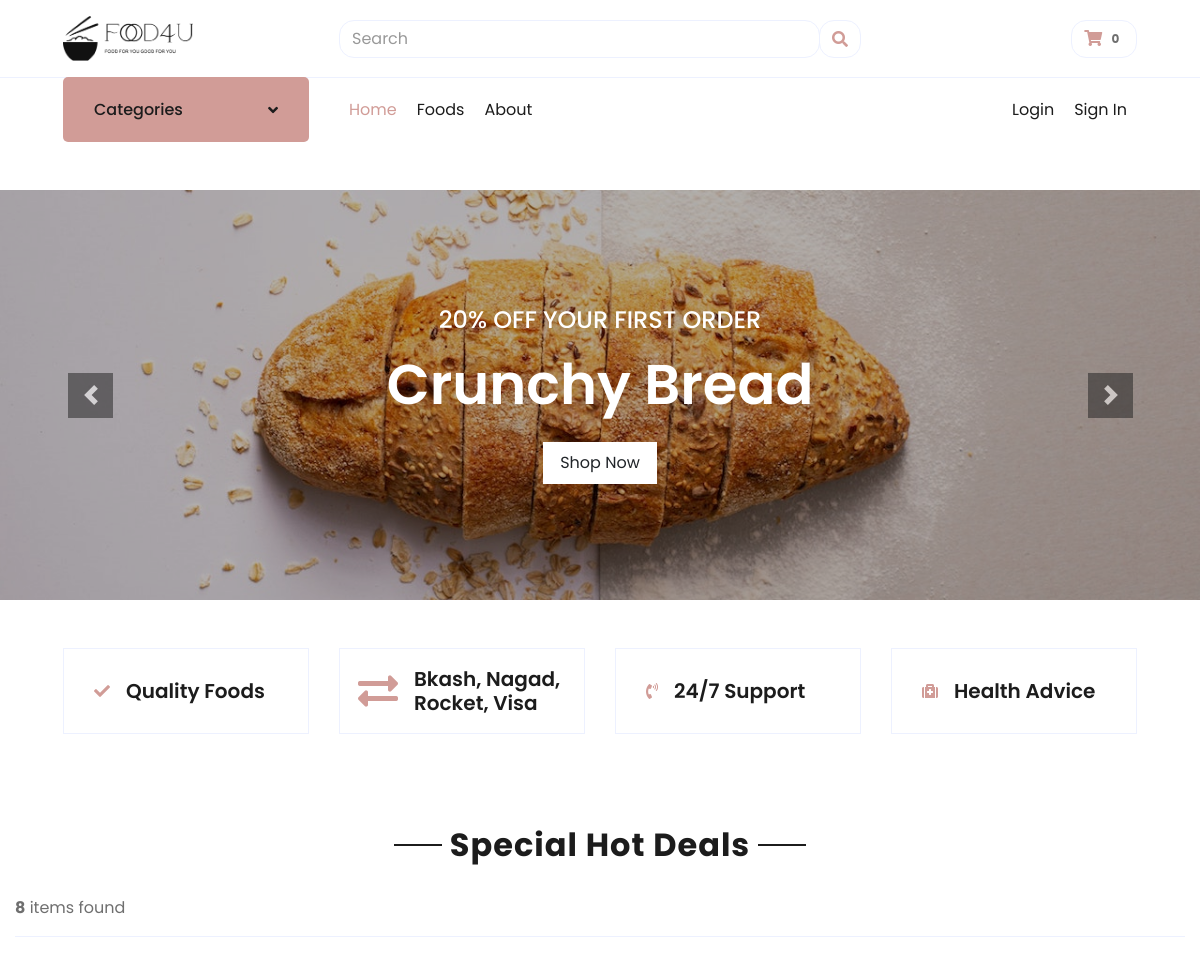
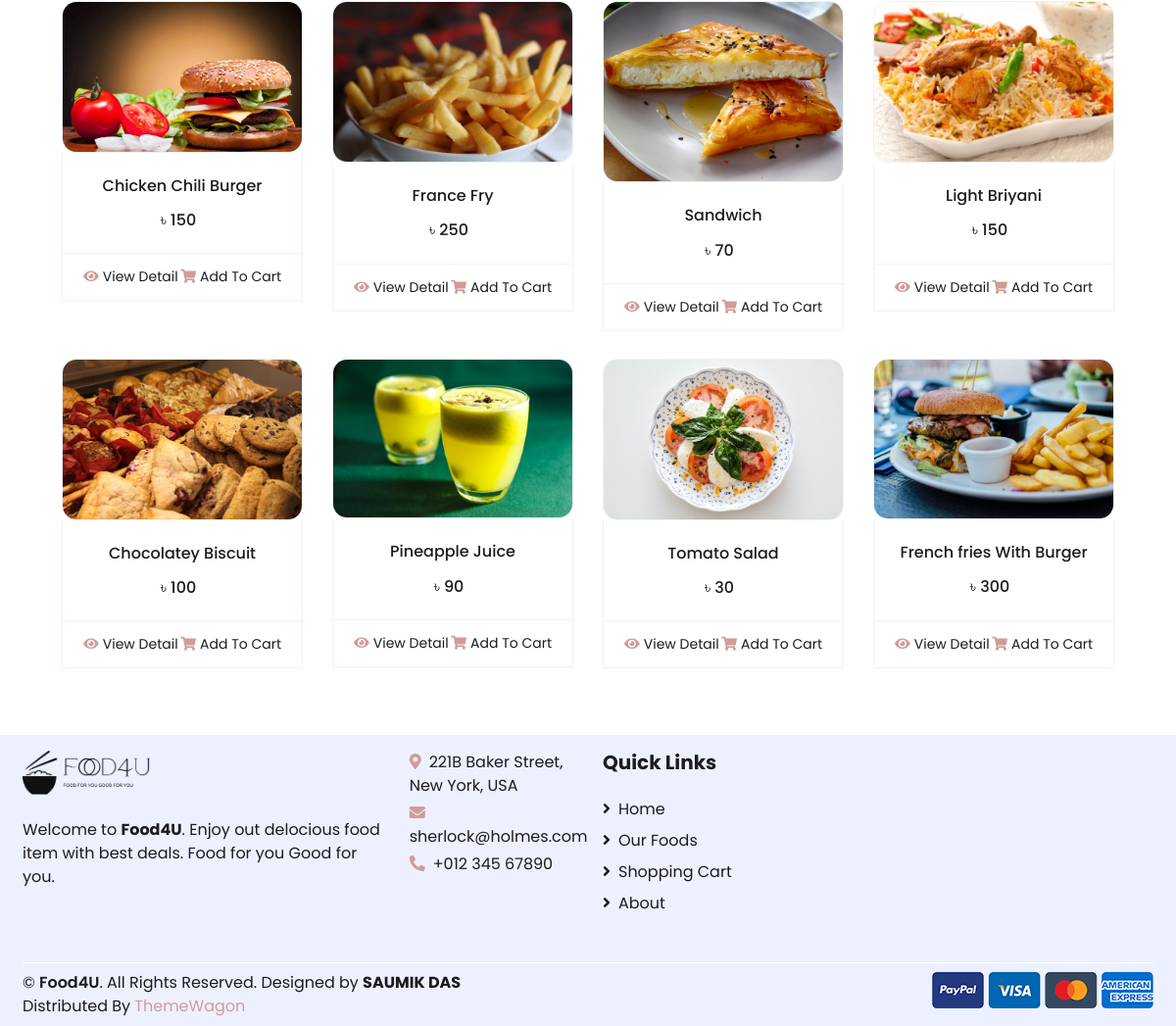
The page / on the database its author committed (2 pictures, top to bottom).
### store/models.py (models this page shows, shortened)
class Product(models.Model):
    product_name = models.CharField(max_length=200, unique=True)
    slug = models.SlugField(max_length=200, unique=True)
    description = models.TextField(max_length=500, blank=True)
    price = models.IntegerField()
    images = models.ImageField(upload_to='photos/products')
    stock = models.IntegerField()
    is_available = models.BooleanField(default=True)
    is_special = models.BooleanField(default=False)
    category = models.ForeignKey(Category, on_delete=models.CASCADE)
    created_date = models.DateTimeField(auto_now_add=True)
    modified_date = models.DateTimeField(auto_now=True)
    def get_url(self):
        return reverse('product_detail', args=[self.category.slug, self.slug])

### Food4U/views.py (the view)
# urls.py: 2. Add a URL to urlpatterns:  path('', views.home, name='home')
def home(request):
    products = Product.objects.all().filter(is_special=True).order_by('id')
    product_count = products.count()
    paginator = Paginator(products, 8)
    page = request.GET.get('page')
    paged_products = paginator.get_page(page)
    product_count = products.count()
    context = {
        'products': paged_products,
        'p_count': product_count,
    }
    return render(request, 'home.html', context)

### cart/context_processors.py (called while the page is built)
def counter(request):
    cart_count = 0
    if 'admin' in request.path:
        return {}
    else:
        try:
            cart = Cart.objects.filter(cart_id=_cart_id(request))
            if request.user.is_authenticated:
                cart_items = CartItem.objects.all().filter(user=request.user)
            else:
                cart_items = CartItem.objects.all().filter(cart=cart[:1])
            for cart_item in cart_items:
                cart_count += cart_item.quantity
        except Cart.DoesNotExist:
            cart_count = 0
    return dict(cart_count=cart_count)

### cart/views.py (called while the page is built)
def _cart_id(request):
    cart = request.session.session_key
    if not cart:
        cart = request.session.create()
    return cart

### category/context_processors.py (called while the page is built)
def menu_links(request):
    links = Category.objects.all()
    return dict(links=links)

### category/models.py (called while the page is built)
    def get_url(self):
        return reverse('products_by_category', args=[self.slug])

### templates/home.html (shortened to what this page needs)
{% extends 'base.html' %}
{% load static %}
{% block content %}
<div id="header-carousel" class="carousel slide" data-ride="carousel">
	<div class="carousel-inner">
		<div class="carousel-item active" style="height: 410px;">
			<img class="img-fluid" src="{% static 'images/banners/pexel.jpg' %}" alt="Image">
			<div class="carousel-caption d-flex flex-column align-items-center justify-content-center">
				<div class="p-3" style="max-width: 700px;">
					<h4 class="text-light text-uppercase font-weight-medium mb-3">20% Off Your First Order</h4>
					<h3 class="display-4 text-white font-weight-semi-bold mb-4">Crunchy Bread</h3>
					<a href="{% url "store" %}" class="btn btn-light py-2 px-3">Shop Now</a>
				</div>
			</div>
		</div>
	</div>
	<a class="carousel-control-prev" href="#header-carousel" data-slide="prev">
		<div class="btn btn-dark" style="width: 45px; height: 45px;">
			<span class="carousel-control-prev-icon mb-n2"></span>
		</div>
	</a>
	<a class="carousel-control-next" href="#header-carousel" data-slide="next">
		<div class="btn btn-dark" style="width: 45px; height: 45px;">
			<span class="carousel-control-next-icon mb-n2"></span>
		</div>
	</a>
</div>
<div class="container-fluid pt-5">
	<div class="row px-xl-5 pb-3">
		<div class="col-lg-3 col-md-6 col-sm-12 pb-1">
			<div class="d-flex align-items-center border mb-4" style="padding: 30px;">
				<h1 class="fa fa-check text-primary m-0 mr-3"></h1>
				<h5 class="font-weight-semi-bold m-0">Quality Foods</h5>
			</div>
		</div>
		<div class="col-lg-3 col-md-6 col-sm-12 pb-1">
			<div class="d-flex align-items-center border mb-4" style="padding: 18px;">
				<h1 class="fas fa-exchange-alt text-primary m-0 mr-3"></h1>
				<h5 class="font-weight-semi-bold m-0">Bkash, Nagad, Rocket, Visa</h5>
			</div>
		</div>
		<div class="col-lg-3 col-md-6 col-sm-12 pb-1">
			<div class="d-flex align-items-center border mb-4" style="padding: 30px;">
				<h1 class="fa fa-phone-volume text-primary m-0 mr-3"></h1>
				<h5 class="font-weight-semi-bold m-0">24/7 Support</h5>
			</div>
		</div>
		<div class="col-lg-3 col-md-6 col-sm-12 pb-1">
			<div class="d-flex align-items-center border mb-4" style="padding: 30px;">
				<h1 class="fa fa-medkit text-primary m-0 mr-3"></h1>
				<h5 class="font-weight-semi-bold m-0">Health Advice</h5>
			</div>
		</div>
	</div>
</div>
<section class="section-name padding-y-sm">
 <div class="container-fluid pt-5">
	<div class="text-center mb-4">
		<h2 class="section-title px-5"><span class="px-2">Special Hot Deals</span></h2>
	</div>
	<header class="border-bottom mb-4 pb-3">
		<div class="form-inline">
		  <span class="mr-md-auto"
			><b>{{ p_count }}</b> items found
		  </span>
		</div>
	  </header>
	<div class="row px-xl-5 pb-3">
		{% for product in products %}
		<div class="col-lg-3 col-md-6 col-sm-12 pb-1">
			<div class="card product-item border-0 mb-4">
				<div class="card-header product-img position-relative overflow-hidden bg-transparent border p-0" style="border-radius:15px">
					<img class="img-fluid w-100" src="{{ product.images.url }}" alt="">
				</div>
				<div class="card-body border-left border-right text-center p-0 pt-4 pb-3">
					<h6 class="text-truncate mb-3">{{ product.product_name }}</h6>
					<div class="d-flex justify-content-center">
						<h6>৳ {{ product.price }}</h6><h6 class="text-muted ml-2"></h6>
					</div>
				</div>
				<div class="card-footer d-flex justify-content-between bg-light border">
					<a href="{{ product.get_url }}" class="btn btn-sm text-dark p-0"><i class="fas fa-eye text-primary mr-1"></i>View Detail</a>
					<a href="{% url 'add_cart' product.id %}" class="btn btn-sm text-dark p-0"><i class="fas fa-shopping-cart text-primary mr-1"></i>Add To Cart</a>
				</div>
			</div>
		</div>
		{% endfor %}
	</div>
</div>
</section>
</body>
</html>
{% endblock %}

### rows shown on the page
Product: images (picture), product_name "Chicken Chili Burger", price "150"
Product: images (picture), product_name "France Fry", price "250"
Product: images (picture), product_name "Sandwich", price "70"
Product: images (picture), product_name "Light Briyani", price "150"
Product: images (picture), product_name "Chocolatey Biscuit", price "100"
Product: images (picture), product_name "Pineapple Juice", price "90"
Product: images (picture), product_name "Tomato Salad", price "30"
Product: images (picture), product_name "French fries With Burger", price "300"

### other values the page prints
{{ cart_count }} "0"
{{ p_count }} "8"
